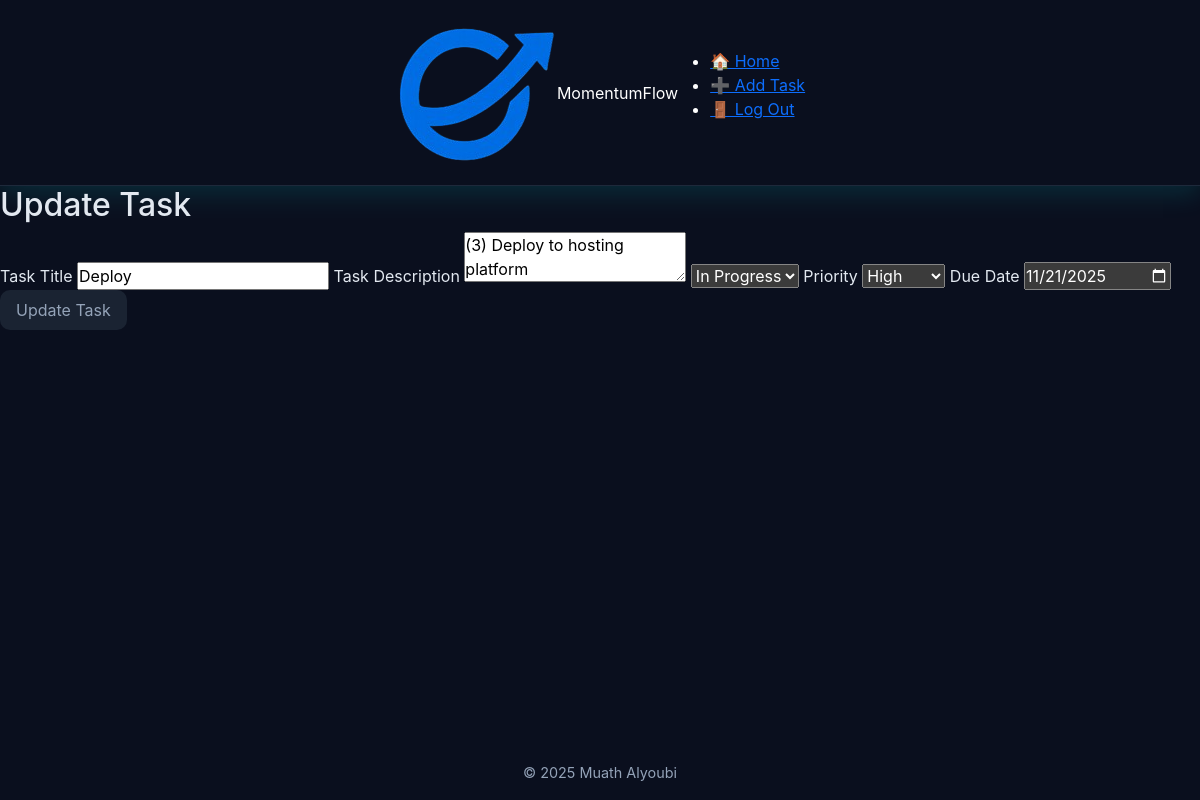
Page /216/edit (signed in) on the committed database.
### tables this page shows
CREATE TABLE tasks(
                id INTEGER PRIMARY KEY AUTOINCREMENT NOT NULL,
                title TEXT NOT NULL,
                user_id INTEGER NOT NULL,
                description TEXT,
                status TEXT NOT NULL DEFAULT 'To Do',
                created_at TIMESTAMP DEFAULT CURRENT_TIMESTAMP, 
                priority TEXT NOT NULL, 
                due_date DATE, parent_id INTEGER DEFAULT NULL,  
                FOREIGN KEY (user_id) REFERENCES "users_old"(id) ON DELETE CASCADE
                );

### app.py (the view)
@app.route("/<int:id>/edit", methods=["GET", "POST"])
@login_required
def editTask(id):
    if request.method == "POST":
        title = request.form.get("title")
        if not title:
            return apology("must provide task", 400)
        description = request.form.get("description")
        if not description:
            description = ""
        priority = request.form.get("priority")
        if not priority:
            return apology("must spacify priority", 400)
        status =  request.form.get("status")
        if not status:
            return apology("must spacify status", 400)
        due_date = request.form.get("due_date")
        if not due_date:
            due_date = None
        update_task(id, title, description, status, priority, due_date)
        flash("Task updated!")
        return redirect("/")
    else:
        task = get_task_by_id(id)
        if len(task) != 1:
            return redirect(url_for("index", msg="not your task"))
        return render_template("edittask.html", task=task[0])

### db.py (called while the page is built)
def get_db():
    if "db" not in g:
        g.db = sqlite3.connect(
            DATABASE,
            detect_types=sqlite3.PARSE_DECLTYPES,
            check_same_thread=False
        )
        g.db.row_factory = sqlite3.Row
    return g.db

def get_task_by_id(task_id):
    db = get_db()
    return db.execute(
        f"SELECT * FROM tasks WHERE id = ? {ORDER}",
        (task_id,)).fetchall()

### helpers.py (called while the page is built)
def login_required(f):
    @wraps(f)
    def decorated_function(*args, **kwargs):
        if session.get("user_id") is None:
            return redirect(url_for('login', next=request.url))
        return f(*args, **kwargs)
    return decorated_function

### templates/edittask.html (shortened to what this page needs)
{% extends "layout.html" %}
{% block body %}
    <main>
        <section id="form" aria-labelledby="add-task-heading">
                <h2 id="add-task-heading">Update Task</h2>
                <form action="{{ url_for('editTask', id=task.id) }}" method="post">
                    <label for="task-title">Task Title</label>
                    <input autocomplete="off" autofocus name="title" type="text" id="task-title" value="{{ task.title }}" required>
                    <label for="task-desc">Task Description</label>
                    <textarea autocomplete="off" autofocus name="description" id="task-desc">{{ task.description }}</textarea>
                    <select name="status" id="task-status" required>
                        <option value="In Progress" {% if task.status == 'In Progress' %}selected{% endif %}>In Progress</option>
                    </select>
                    <label for="task-priority">Priority</label>
                    <select name="priority" id="task-priority" value="{{ task.priority }}" required>
                        <option value="high" {% if task.priority == 'high' %}selected{% endif %}>High</option>
                    </select>
                    <label for="due_date">Due Date</label>
                    <input autocomplete="off" autofocus name="due_date" type="date" id="due_date" value="{{ task.due_date }}">
                    <button type="submit">Update Task</button>
                </form>
            </section>
    </main>
{% endblock %}

### static/css/theme.css (style rules this page uses)
:root { --primaray-color: #00b4d8; --secondary-color: #0f172a; --accent-color: #0ea5e9; --success-color: #22c55e; --warning-color: #facc15; --danger-color: #ef4444; --general-color: #64748b; --back-main: #0a0f1e; --back-card: #273242; --back-nav: #0a1126; --back-button: #1A2332; --back-control: #132743; --backCol-todo: linear-gradient(135deg, #083b4f, #0f5670); --backCol-progress: linear-gradient(135deg, #6f5610, #9a6a12); --backCol-done: linear-gradient(135deg, #0d4b33, #177044); --border-todo: #3b82f6; --border-progress: #f59e0b; --border-done: #10b981; --border-form: #509fa2; --button-form: #368d90; --text-main: #e2e8f0; --text-light: #ffffff; --text-gray: #94a3b8; --border-color: #1e293b; --search-border: rgba(255,255,255,0.09); --shadow-strong: 0 8px 25px rgba(0, 255, 255, 0.12); --shadow-soft: 0 4px 10px rgba(0, 255, 255, 0.06); --shadow-title: 0 8px 25px rgba(0, 255, 255, 0.25); --radius-large: 14px; --radius-medium: 10px; --radius-small: 6px; --trans-fast: 0.2s ease-in-out; --trans-med: 0.4s ease-in-out; --primary-gradient: linear-gradient(145deg, #00b4d8, #0ea5e9); --nav-gradient: linear-gradient(145deg, #0a1126, #0f1b35); --card-gradient: linear-gradient(145deg, #0f172a, #1e293b); --back-update: #1E2F45; --update-border-hover: #2C3F58; --back-delete: #2A1E22; --delete-border-hover: #3A262B; --back-generate: #241E2C; --generate-border-hover: #31263C; --text-under-btn: #D6E0EA; --border-under-btn: #233040; --back-next-task: #0E3440; --next-task-border-hover: #104350; --back-summarize: #3D3112; --summarize-border-hover: #4A3C17; --back-refresh: #123826; --refresh-border-hover: #17482F; --back-selected: #1A2532; --border-selected: #00C3FF; }
* { margin: 0; padding: 0; box-sizing: border-box; }
html, body { font-family: "Inter", "Segoe UI", Roboto, sans-serif; background-color: var(--back-main); color: var(--text-main); margin: 0; height: 100%; display: flex; flex-direction: column; transition: background-color var(--trans-med); }
button { background-color: var(--back-button); color: var(--text-gray); border: 1px soft var(--border-color); border-radius: var(--radius-medium); padding: 0.5rem 1rem; cursor: pointer; transition: background-color var(--trans-fast), transform var(--trans-fast); }
input[type="date"], select { color-scheme: dark; }

### rows in the picture
tasks: title "Deploy", description "(3) Deploy to hosting platform", status "In Progress", priority "High", due_date "11/21/2025"
